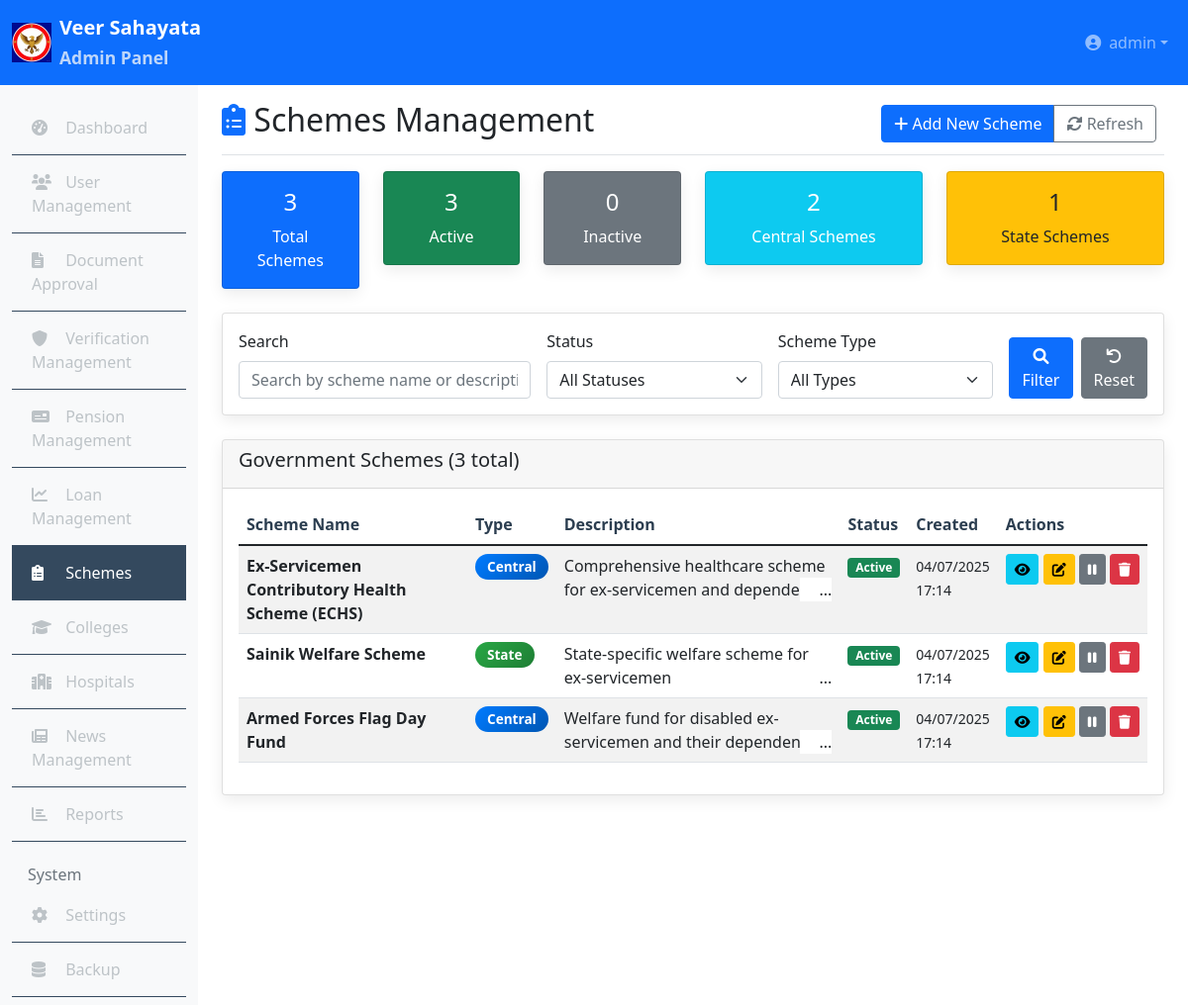
/admin/schemes.php (signed in), run on the app's committed database.
### tables this page shows
CREATE TABLE schemes (
    id INT PRIMARY KEY AUTO_INCREMENT,
    scheme_name VARCHAR(100) NOT NULL,
    scheme_type ENUM('Central', 'State') NOT NULL,
    description TEXT,
    eligibility_criteria TEXT,
    application_process TEXT,
    documents_required TEXT,
    benefits TEXT,
    status ENUM('active', 'inactive') DEFAULT 'active',
    created_at TIMESTAMP DEFAULT CURRENT_TIMESTAMP,
    
    INDEX idx_scheme_type (scheme_type),
    INDEX idx_status (status)
);

### admin/schemes.php (the view, shortened to what this page needs)
<?php
require_once '../config/database.php';
$search = $_GET['search'] ?? '';
$page = max(1, intval($_GET['page'] ?? 1));
$limit = 10;
$offset = ($page - 1) * $limit;
$sql = "SELECT * FROM schemes WHERE 1=1";
$params = [];
$sql .= " ORDER BY created_at DESC LIMIT $limit OFFSET $offset";
$stmt = $pdo->prepare($sql);
$stmt->execute($params);
$schemes = $stmt->fetchAll();
$countSql = str_replace("SELECT *", "SELECT COUNT(*)", explode("ORDER BY", $sql)[0]);
$stmt = $pdo->prepare($countSql);
$stmt->execute($params);
$totalSchemes = $stmt->fetchColumn();
$stats = [
    'total' => $pdo->query("SELECT COUNT(*) FROM schemes")->fetchColumn(),
    'active' => $pdo->query("SELECT COUNT(*) FROM schemes WHERE status = 'active'")->fetchColumn(),
    'inactive' => $pdo->query("SELECT COUNT(*) FROM schemes WHERE status = 'inactive'")->fetchColumn(),
    'central' => $pdo->query("SELECT COUNT(*) FROM schemes WHERE scheme_type = 'Central'")->fetchColumn(),
    'state' => $pdo->query("SELECT COUNT(*) FROM schemes WHERE scheme_type = 'State'")->fetchColumn()
];
?>
<!DOCTYPE html>
<html lang="en">
<head>
    <link rel="stylesheet" href="../assets/css/style.css">
    <link href="https://cdnjs.cloudflare.com/ajax/libs/font-awesome/6.0.0/css/all.min.css" rel="stylesheet">
    <link href="https://cdn.jsdelivr.net/npm/bootstrap@5.1.3/dist/css/bootstrap.min.css" rel="stylesheet">
</head>
<body>
    <?php include '../includes/admin_header.php'; ?>
    <div class="container-fluid">
        <div class="row">
            <?php include '../includes/admin_sidebar.php'; ?>
            <main class="col-md-9 ms-sm-auto col-lg-10 px-md-4">
                <div class="d-flex justify-content-between flex-wrap flex-md-nowrap align-items-center pt-3 pb-2 mb-3 border-bottom">
                    <h1 class="h2"><i class="fas fa-clipboard-list text-primary"></i> Schemes Management</h1>
                    <div class="btn-toolbar mb-2 mb-md-0">
                        <div class="btn-group me-2">
                            <button class="btn btn-primary" data-bs-toggle="modal" data-bs-target="#addSchemeModal">
                                <i class="fas fa-plus"></i> Add New Scheme
                            </button>
                            <button class="btn btn-outline-secondary" onclick="refreshPage()">
                                <i class="fas fa-sync-alt"></i> Refresh
                            </button>
                        </div>
                    </div>
                </div>
                <div class="row mb-4">
                    <div class="col-md-2">
                        <div class="card bg-primary text-white">
                            <div class="card-body text-center">
                                <h4><?php echo $stats['total']; ?></h4>
                                <p class="mb-0">Total Schemes</p>
                            </div>
                        </div>
                    </div>
                    <div class="col-md-2">
                        <div class="card bg-success text-white">
                            <div class="card-body text-center">
                                <h4><?php echo $stats['active']; ?></h4>
                                <p class="mb-0">Active</p>
                            </div>
                        </div>
                    </div>
                    <div class="col-md-2">
                        <div class="card bg-secondary text-white">
                            <div class="card-body text-center">
                                <h4><?php echo $stats['inactive']; ?></h4>
                                <p class="mb-0">Inactive</p>
                            </div>
                        </div>
                    </div>
                    <div class="col-md-3">
                        <div class="card bg-info text-white">
                            <div class="card-body text-center">
                                <h4><?php echo $stats['central']; ?></h4>
                                <p class="mb-0">Central Schemes</p>
                            </div>
                        </div>
                    </div>
                    <div class="col-md-3">
                        <div class="card bg-warning text-dark">
                            <div class="card-body text-center">
                                <h4><?php echo $stats['state']; ?></h4>
                                <p class="mb-0">State Schemes</p>
                            </div>
                        </div>
                    </div>
                </div>
                <div class="card mb-4">
                    <div class="card-body">
                        <form method="GET" class="row g-3">
                            <div class="col-md-4">
                                <label for="search" class="form-label">Search</label>
                                <input type="text" class="form-control" id="search" name="search"
                                       value="<?php echo htmlspecialchars($search); ?>"
                                       placeholder="Search by scheme name or description...">
                            </div>
                            <div class="col-md-3">
                                <label for="status" class="form-label">Status</label>
                                <select class="form-select" id="status" name="status">
                                    <option value="">All Statuses</option>
                                </select>
                            </div>
                            <div class="col-md-3">
                                <label for="scheme_type" class="form-label">Scheme Type</label>
                                <select class="form-select" id="scheme_type" name="scheme_type">
                                    <option value="">All Types</option>
                                </select>
                            </div>
                            <div class="col-md-2 d-flex align-items-end">
                                <button type="submit" class="btn btn-primary me-2">
                                    <i class="fas fa-search"></i> Filter
                                </button>
                                <a href="schemes.php" class="btn btn-secondary">
                                    <i class="fas fa-undo"></i> Reset
                                </a>
                            </div>
                        </form>
                    </div>
                </div>
                <div class="card">
                    <div class="card-header">
                        <h5>Government Schemes (<?php echo $totalSchemes; ?> total)</h5>
                    </div>
                    <div class="card-body">
                        <?php if (!empty($schemes)): ?>
                        <div class="table-responsive">
                            <table class="table table-striped table-hover">
                                <thead>
                                    <tr>
                                        <th>Scheme Name</th>
                                        <th>Type</th>
                                        <th>Description</th>
                                        <th>Status</th>
                                        <th>Created</th>
                                        <th>Actions</th>
                                    </tr>
                                </thead>
                                <tbody>
                                    <?php foreach ($schemes as $scheme): ?>
                                    <tr>
                                        <td>
                                            <strong><?php echo htmlspecialchars($scheme['scheme_name']); ?></strong>
                                        </td>
                                        <td>
                                            <span class="badge status-badge scheme-type-<?php echo strtolower($scheme['scheme_type']); ?>">
                                                <?php echo $scheme['scheme_type']; ?>
                                            </span>
                                        </td>
                                        <td>
                                            <div class="truncate-text">
                                                <?php echo htmlspecialchars(substr($scheme['description'], 0, 100)); ?>
                                            </div>
                                        </td>
                                        <td>
                                            <span class="badge bg-<?php echo $scheme['status'] == 'active' ? 'success' : 'secondary'; ?>">
                                                <?php echo ucfirst($scheme['status']); ?>
                                            </span>
                                        </td>
                                        <td>
                                            <small>
                                                <?php echo date('d/m/Y', strtotime($scheme['created_at'])); ?><br>
                                                <?php echo date('H:i', strtotime($scheme['created_at'])); ?>
                                            </small>
                                        </td>
                                        <td>
                                            <div class="scheme-actions">
                                                <button class="btn btn-sm btn-info" onclick="viewScheme('<?php echo $scheme['id']; ?>')" title="View Details">
                                                    <i class="fas fa-eye"></i>
                                                </button>
                                                <button class="btn btn-sm btn-warning" onclick="editScheme('<?php echo $scheme['id']; ?>')" title="Edit">
                                                    <i class="fas fa-edit"></i>
                                                </button>
                                                <button class="btn btn-sm btn-<?php echo $scheme['status'] == 'active' ? 'secondary' : 'success'; ?>"
                                                        onclick="toggleStatus('<?php echo $scheme['id']; ?>')"
                                                        title="<?php echo $scheme['status'] == 'active' ? 'Deactivate' : 'Activate'; ?>">
                                                    <i class="fas fa-<?php echo $scheme['status'] == 'active' ? 'pause' : 'play'; ?>"></i>
                                                </button>
                                                <button class="btn btn-sm btn-danger" onclick="deleteScheme('<?php echo $scheme['id']; ?>')" title="Delete">
                                                    <i class="fas fa-trash"></i>
                                                </button>
                                            </div>
                                        </td>
                                    </tr>
                                    <?php endforeach; ?>
                                </tbody>
                            </table>
                        </div>
                        <?php endif; ?>
                    </div>
                </div>
            </main>
        </div>
    </div>
</body>
</html>

### assets/css/style.css (style rules this page uses)
* { margin: 0; padding: 0; box-sizing: border-box; }
body { font-family: 'Segoe UI', Tahoma, Geneva, Verdana, sans-serif; line-height: 1.6; color: #333; }
.form-control { padding: 12px 15px; border-radius: 8px; border: 2px solid #e9ecef; transition: border-color 0.3s ease; }
.btn { padding: 12px 30px; border-radius: 8px; font-weight: 600; transition: all 0.3s ease; }
.card { border: none; border-radius: 10px; box-shadow: 0 5px 15px rgba(0,0,0,0.08); transition: transform 0.3s ease; }
.card-header { background: #f8f9fa; border-bottom: 1px solid #dee2e6; font-weight: 600; }
.table { margin-bottom: 0; }
.table th { border-top: none; font-weight: 600; color: #2c3e50; }
.badge { font-size: 0.75rem; padding: 5px 10px; }

### admin/schemes.php (style rules this page uses)
.status-badge { font-size: 0.85em; padding: 6px 12px; border-radius: 20px; }
.scheme-type-central { background: linear-gradient(135deg, #007bff 0%, #0056b3 100%); color: white; }
.scheme-type-state { background: linear-gradient(135deg, #28a745 0%, #1e7e34 100%); color: white; }
.truncate-text { max-height: 4.5em; overflow: hidden; position: relative; }
.truncate-text::after { content: "..."; position: absolute; bottom: 0; right: 0; background: white; padding-left: 20px; }
.scheme-actions { white-space: nowrap; }

### data on the page
schemes: scheme_name "Ex-Servicemen Contributory Health Scheme (ECHS)", scheme_type "Central", description "Comprehensive healthcare scheme for ex-servicemen and dependents", status "Active", created_at "04/07/2025", created_at "17:14"
schemes: scheme_name "Sainik Welfare Scheme", scheme_type "State", description "State-specific welfare scheme for ex-servicemen", status "Active", created_at "04/07/2025", created_at "17:14"
schemes: scheme_name "Armed Forces Flag Day Fund", scheme_type "Central", description "Welfare fund for disabled ex-servicemen and their dependents", status "Active", created_at "04/07/2025", created_at "17:14"

### other printed values
$_SESSION['username'] "admin"
$stats['total'] "3"
$stats['active'] "3"
$stats['inactive'] "0"
$stats['central'] "2"
$stats['state'] "1"
$totalSchemes "3"
